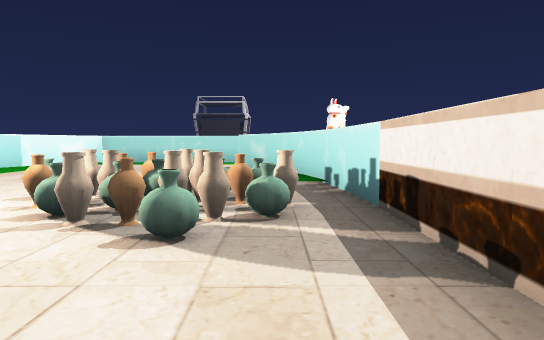
view 1 (above)

16 first-person views from a walk through a Unity game level. The camera is 1.5 m above the floor, tilts 4° down and sees 70° across. The floor is counted in squares, 2 m on a side. Each view is taken from the middle of a square. On the plan, view 1 faces up. The plan holds only what a view shows up to about 12 squares ahead; the rest is blank. The place goes on beyond the plan. Some animated figures are not drawn. Some surface patterns are stand-ins.

view 2
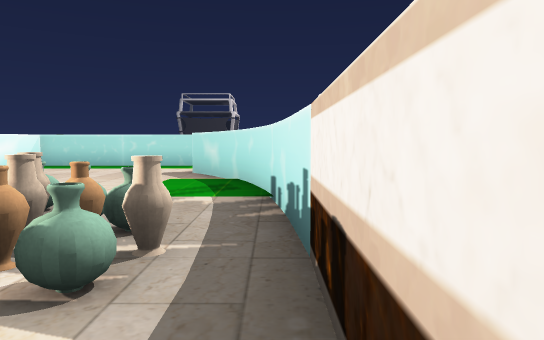

view 3
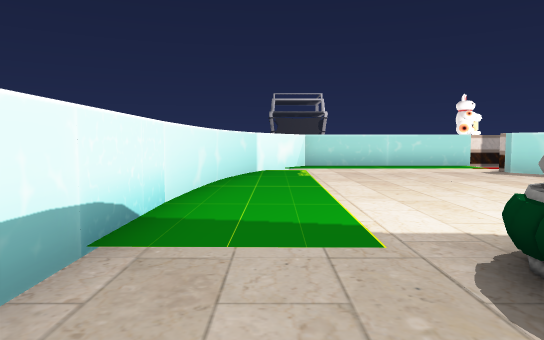

view 4
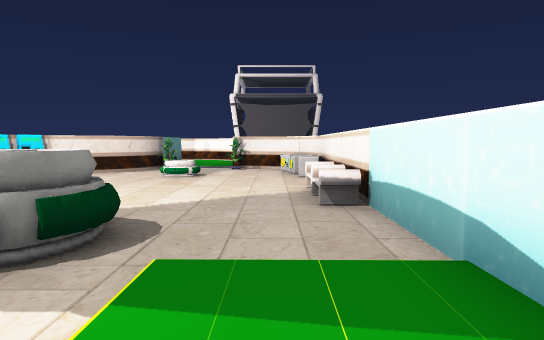

view 5
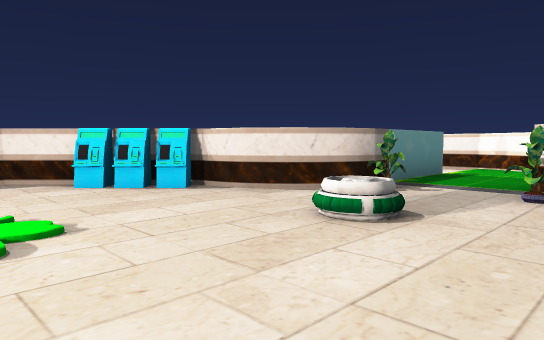

view 6
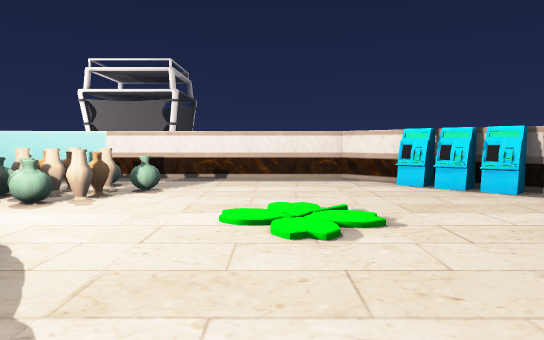

view 7
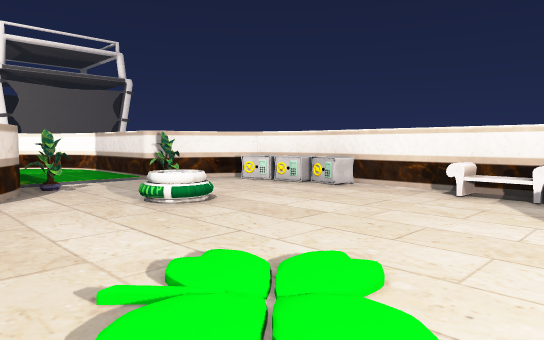

view 8
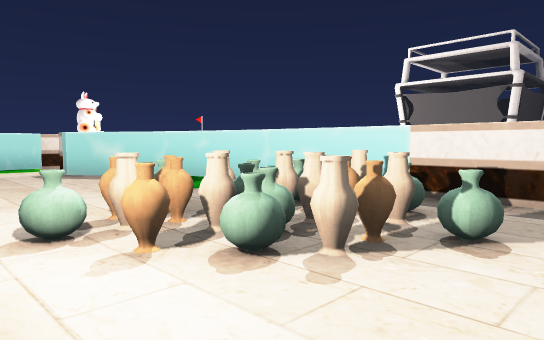

view 9
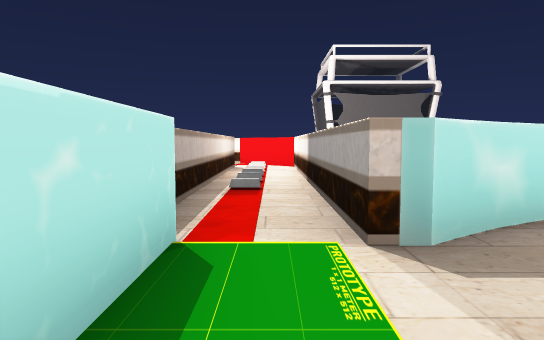

view 10
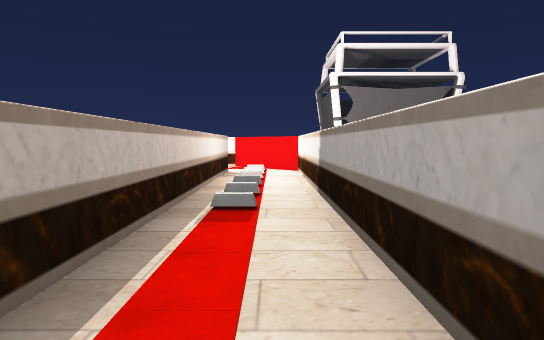

view 11
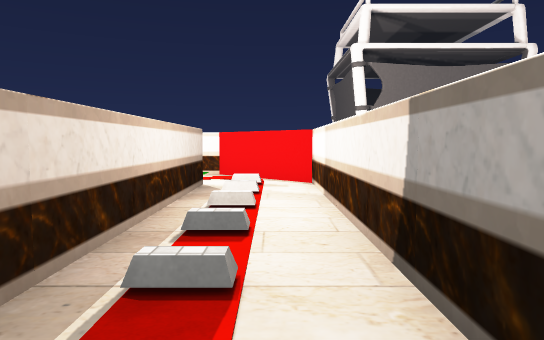

view 12
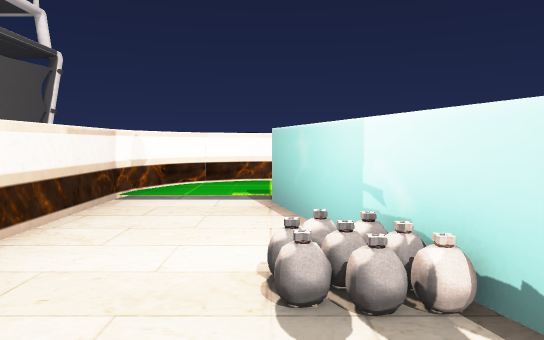

view 13
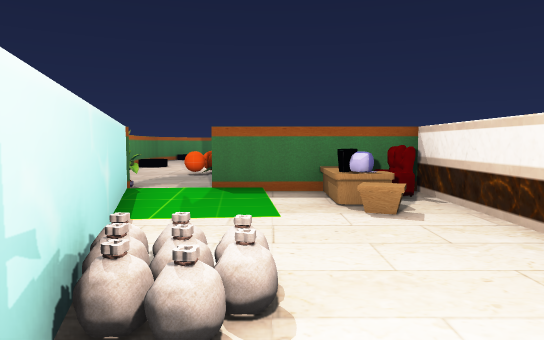

view 14
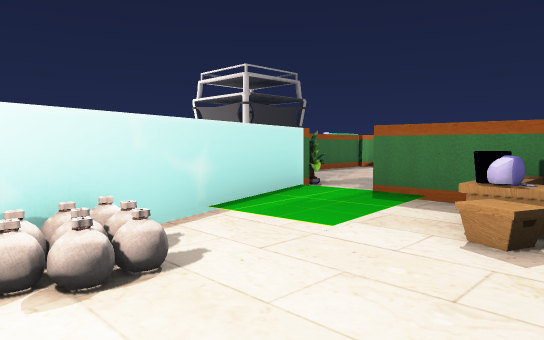

view 15
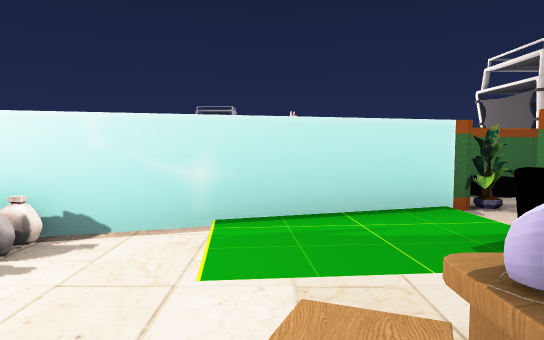

view 16
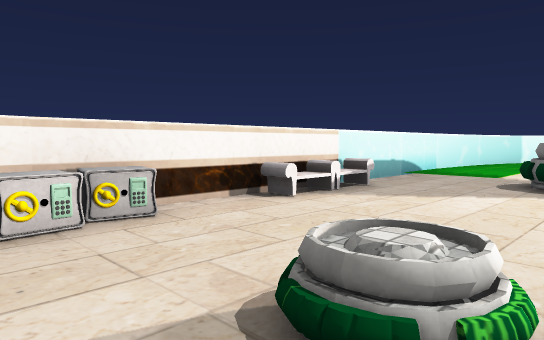

### Floor plan
Ten units are one square. View 1 is at (0, 0); x grows to the right and y downward. Boxes are objects, and circles mark ways between rooms. Rooms are numbered by the first view taken in them; rooms with no view inside come last. Other rooms are left out.
<svg viewBox="-90 -147 207 257">
<path fill="none" stroke="#000" d="M-82 6 -82 14M12 -58 9 -77 5 -92M-82 -79 -82 -26M-25 35 -21 32M-13 31 13 5 13 -59M-34 45 -30 39M6 -90 3 -97M-35 48 -31 40 -24 33 -18 31M3 -96 -4 -109M-35 51 -33 43 -28 37M-76 45 -72 48M-73 48 -65 52M-58 54 -58 80M-3 -108 -10 -118 -10 -122 5 -122M-75 -111 -79 -97 -82 -77M-66 -129 -70 -123 -75 -110M-58 79 -57 86 -52 95 -47 98M-35 81 -35 55M-9 -137 -60 -137 -66 -128M-54 92 -50 97 -41 102 -34 103M-36 102 -14 102M90 -142 -9 -142M5 -122 93 -122 112 -142M24 102 40 102 40 70M41 57 -35 81M-2 80 0 74 -1 73M-3 79 -6 75M4 76 -6 75M0 75 -6 76 -6 76M1 73 -1 73M0 73 -6 77M3 71 1 75M2 71 4 75 -2 74"/>
<rect x="-85" y="35" width="10" height="10" fill="#bbb"><title>other object</title></rect>
<rect x="-85" y="25" width="10" height="10" fill="#bbb"><title>other object</title></rect>
<rect x="-85" y="15" width="10" height="10" fill="#bbb"><title>other object</title></rect>
<rect x="-85" y="-5" width="10" height="10" fill="#bbb"><title>other object</title></rect>
<rect x="-85" y="-25" width="10" height="20" fill="#bbb"><title>other object</title></rect>
<rect x="-65" y="45" width="10" height="10" fill="#bbb"><title>TV</title></rect>
<rect x="-55" y="25" width="10" height="10" fill="#bbb"><title>other object</title></rect>
<rect x="-55" y="-45" width="20" height="20" fill="#bbb"><title>other object</title></rect>
<rect x="-45" y="45" width="10" height="10" fill="#bbb"><title>TV</title></rect>
<rect x="-35" y="-55" width="10" height="10" fill="#bbb"><title>vase</title></rect>
<rect x="-25" y="-45" width="10" height="10" fill="#bbb"><title>vase</title></rect>
<rect x="-25" y="-55" width="10" height="10" fill="#bbb"><title>vase</title></rect>
<rect x="-25" y="-65" width="10" height="10" fill="#bbb"><title>vase</title></rect>
<rect x="-15" y="15" width="10" height="10" fill="#bbb"><title>other object</title></rect>
<rect x="-15" y="-35" width="10" height="10" fill="#bbb"><title>vase</title></rect>
<rect x="-15" y="-45" width="10" height="10" fill="#bbb"><title>vase</title></rect>
<rect x="-15" y="-55" width="10" height="10" fill="#bbb"><title>vase</title></rect>
<rect x="-5" y="15" width="10" height="10" fill="#bbb"><title>other object</title></rect>
<rect x="-5" y="-45" width="10" height="10" fill="#bbb"><title>vase</title></rect>
<rect x="-5" y="-55" width="10" height="10" fill="#bbb"><title>vase</title></rect>
<rect x="25" y="-135" width="10" height="10" fill="#bbb"><title>other object</title></rect>
<rect x="35" y="-135" width="10" height="10" fill="#bbb"><title>other object</title></rect>
<rect x="45" y="-135" width="10" height="10" fill="#bbb"><title>other object</title></rect>
<rect x="55" y="-135" width="10" height="10" fill="#bbb"><title>other object</title></rect>
<rect x="75" y="-135" width="10" height="10" fill="#bbb"><title>other object</title></rect>
<rect x="85" y="-135" width="10" height="10" fill="#bbb"><title>other object</title></rect>
<rect x="15" y="85" width="10" height="10" fill="#bbb"><title>other object</title></rect>
<rect x="25" y="95" width="10" height="10" fill="#bbb"><title>other object</title></rect>
<rect x="25" y="85" width="10" height="10" fill="#bbb"><title>other object</title></rect>
<circle cx="0" cy="-130" r="3" fill="#2a7"/>
<circle cx="-25" cy="95" r="3" fill="#2a7"/>
<text x="-40" y="-30">1</text>
<text x="50" y="-140">2</text>
<text x="10" y="100">3</text>
</svg>
Room 1 opens to room 2. Room 1 opens to room 3.

Where each view was taken, in squares from view 1:
view 1: 0 up, 0 right, facing up
view 2: 2 up, 1 right, facing up
view 3: 2 up, 7 left, facing up
view 4: 7 up, 7 left, facing down
view 5: 1 up, 7 left, facing down-right
view 6: 1 up, 7 left, facing right
view 7: 2 up, 2 left, facing down-left
view 8: 2 up, 4 left, facing up-right
view 9: 13 up, 4 left, facing right
view 10: 13 up, 2 left, facing right
view 11: 13 up, 2 right, facing right
view 12: 8 down, 2 right, facing left
view 13: 8 down, 2 left, facing right
view 14: 10 down, 1 left, facing up-right
view 15: 10 down, 2 right, facing up
view 16: 4 down, 4 left, facing up-left
